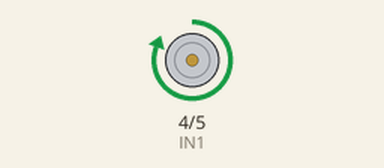
Bench run of a sketch on a simulated Arduino Uno, built with avr-gcc and run on an emulated ATmega328P. Parts: motor-driver pin pairs drawn as motors (green arrow = first pin HIGH = forward, orange = second pin HIGH = backward, longer = more drive).

Above: at 2.5 s.
At 5.5 s:
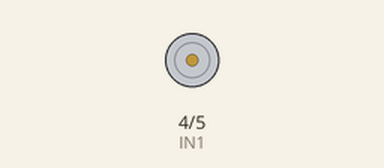
At 8.5 s:
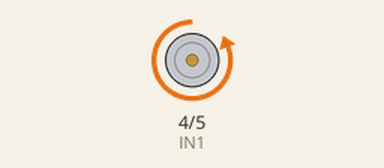
Timing chart, 0 to 15.6 s (numbered marks = the images above):
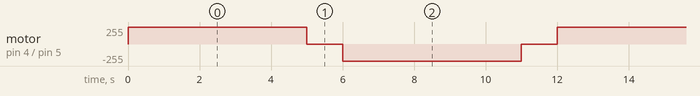

The sketch:

motor_direccion_basica.ino
```cpp
/*
 ============================================================================
 Título      : Control de dirección del motor GA12-N20 con puente H L298N
 Descripción : Este código permite cambiar únicamente el sentido de giro de un
               motorreductor DC tipo GA12-N20 utilizando un módulo L298N, sin
               control de velocidad. El motor alterna su dirección cada 5 segundos,
               simulando un mecanismo básico de inversión de flujo o movimiento
               mecánico bidireccional.
 ----------------------------------------------------------------------------
 Docente     : Renzo Chan Ríos / Lewis De La Cruz
 Curso       : Fundamentos de Biodiseño
 Universidad : Universidad Peruana Cayetano Heredia (UPCH)
 Año         : 2025
 Versión     : 0.1
 ============================================================================
*/

// Pines conectados al módulo L298N (solo para dirección)
const int IN1 = 4;   // Pin digital para dirección del motor (sentido 1)
const int IN2 = 5;   // Pin digital para dirección del motor (sentido 2)

void setup() {
  // Configurar los pines como salida
  pinMode(IN1, OUTPUT);
  pinMode(IN2, OUTPUT);
}

void loop() {
  // Giro en sentido horario
  digitalWrite(IN1, HIGH);  // IN1 en alto
  digitalWrite(IN2, LOW);   // IN2 en bajo
  delay(5000);              // Mantener giro por 5 segundos

  motorStop();              // Detener motor
  delay(1000);              // Pausa de 1 segundo

  // Giro en sentido antihorario
  digitalWrite(IN1, LOW);   // IN1 en bajo
  digitalWrite(IN2, HIGH);  // IN2 en alto
  delay(5000);              // Mantener giro por 5 segundos

  motorStop();              // Detener motor
  delay(1000);              // Pausa de 1 segundo
}

// Función para detener el motor (ambos pines en bajo)
void motorStop() {
  digitalWrite(IN1, LOW);
  digitalWrite(IN2, LOW);
}
```

Measured:
- by itself, motor on pin 4 (IN1) / pin 5 (IN2): repeats every 12.0 s: stopped 1.0 s, backward 255/255 5.0 s, stopped 1.0 s, forward 255/255 5.0 s
